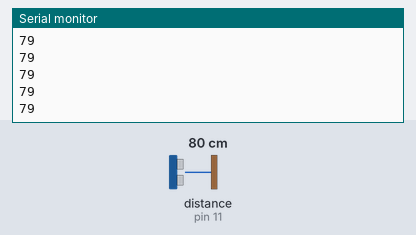
Simulated run of this sketch. Board: Arduino Uno, built with avr-gcc and run on an emulated ATmega328P. Shown: the last lines printed to the serial monitor. Wiring (inferred from the names in the program): ultrasonic range finder: trigger pin 12; echo pin 11. The test bench sets the inputs (shaded band); at power-on: distance to the obstacle (sensor on pin 11) 80 cm. The echo pulse lasts 58.3 µs per cm.

Above: at 1.2 s.
1.3 s: distance to the obstacle (sensor on pin 11) set to 2 cm
At 1.34 s:
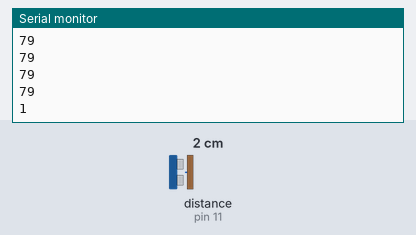
2.8 s: distance to the obstacle (sensor on pin 11) set to 4 cm
At 2.81 s:
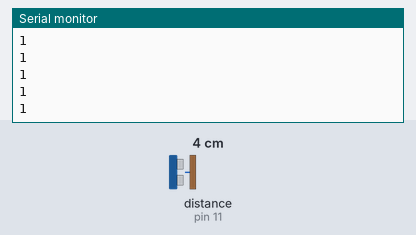
Timing chart, 0 to 5.8 s (numbered marks = the images above; inputs shaded):
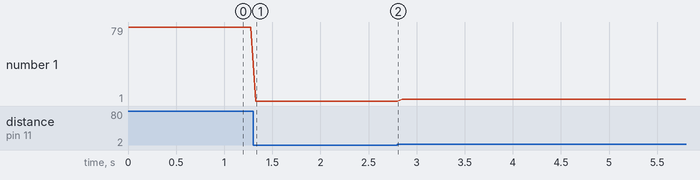

The sketch:

Prueba_distancia_ultrasonido.ino
```cpp
#define TRIG_PIN 12
#define ECHO_PIN 11

long duracion;
long distancia;

void setup() {
  Serial.begin(9600);
  pinMode(ECHO_PIN, INPUT);
  pinMode(TRIG_PIN, OUTPUT);
}

void loop() {

  digitalWrite(TRIG_PIN, LOW);
  delayMicroseconds(2);

  digitalWrite(TRIG_PIN, HIGH);
  delayMicroseconds(10);

  digitalWrite(TRIG_PIN, LOW);

  duracion = pulseIn(ECHO_PIN, HIGH);

  //Da la distancia en cm
  distancia = duracion/58.2;

  Serial.println(distancia);

  //Milisegundos
  delay(50);
}
```

Measured:
- after the input at 1.3 s, the serial monitor: prints a new line at once (image 1)
- plotted number 1: 79 → 1 after the input at 1.3 s, 1 → 3 after the input at 2.8 s
